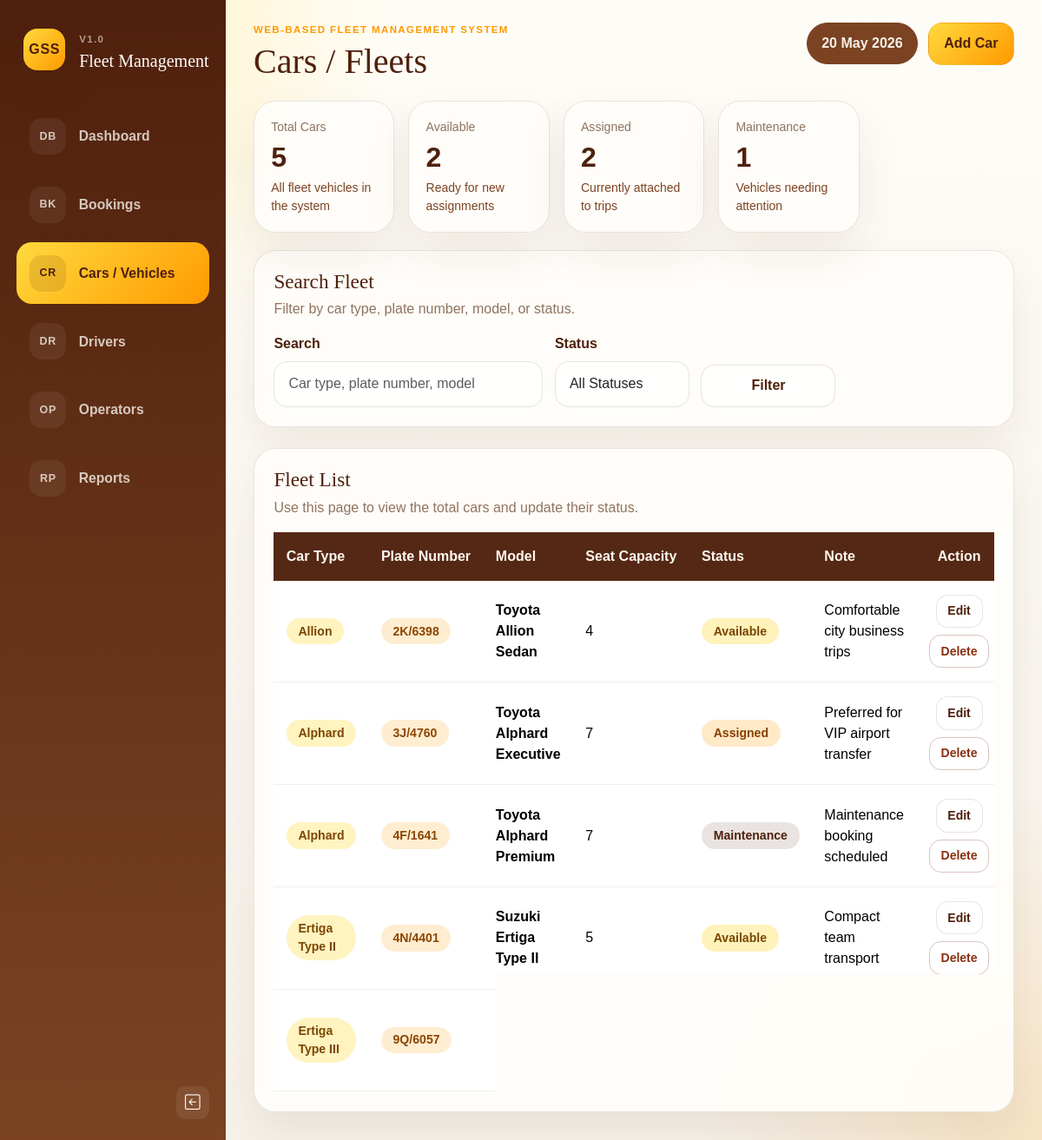
The app's page /cars.php with its own data.
### tables this page shows
CREATE TABLE cars (

    id INT UNSIGNED AUTO_INCREMENT PRIMARY KEY,

    car_type VARCHAR(100) NOT NULL,

    plate_no VARCHAR(50) NOT NULL UNIQUE,

    model_name VARCHAR(100) NOT NULL,

    seat_capacity TINYINT UNSIGNED NOT NULL DEFAULT 4,

    availability_status ENUM(
        'Available',
        'Assigned',
        'Maintenance',
        'Inactive'
    ) NOT NULL DEFAULT 'Available',

    note TEXT NULL,

    created_at TIMESTAMP DEFAULT CURRENT_TIMESTAMP,

    updated_at TIMESTAMP DEFAULT CURRENT_TIMESTAMP
    ON UPDATE CURRENT_TIMESTAMP

);

### includes/helpers.php (called while the page is built, shortened)
<?php
function e(?string $value): string
{
    return htmlspecialchars((string) $value, ENT_QUOTES, 'UTF-8');
}
function vehicle_status_class(string $status): string
{
    return match (strtolower($status)) {
        'available' => 'resource-available',
        'assigned' => 'resource-assigned',
        'maintenance' => 'resource-maintenance',
        default => 'resource-inactive',
    };
}

### cars.php (the view, shortened to what this page needs)
<?php
require_once __DIR__ . '/includes/bootstrap.php';
$pageActions = '<a class="btn btn-accent" href="car-create.php">Add Car</a>';
$filters = [
    'search' => trim((string) ($_GET['search'] ?? '')),
    'status' => trim((string) ($_GET['status'] ?? '')),
];
$cars = [];
$stats = [
    'total' => 0,
    'available' => 0,
    'assigned' => 0,
    'maintenance' => 0,
];
if ($db instanceof mysqli) {
    $sql = 'SELECT id, car_type, plate_no, model_name, seat_capacity, availability_status, note FROM cars';
    $sql .= ' ORDER BY car_type ASC, plate_no ASC';
    $statement = $db->prepare($sql);
    if ($statement instanceof mysqli_stmt) {
        $statement->execute();
        $result = $statement->get_result();
        while ($row = $result->fetch_assoc()) {
            $cars[] = $row;
        }
    }
    $statsResult = $db->query(
        "SELECT
            COUNT(*) AS total,
            SUM(availability_status = 'Available') AS available,
            SUM(availability_status = 'Assigned') AS assigned,
            SUM(availability_status = 'Maintenance') AS maintenance
         FROM cars"
    );
    if ($statsResult instanceof mysqli_result) {
        $stats = array_merge($stats, $statsResult->fetch_assoc() ?: []);
    }
}
require __DIR__ . '/includes/header.php';
?>
<section class="overview-grid">
    <div class="card-shell overview-card">
        <span>Total Cars</span>
        <strong><?= e((string) ($stats['total'] ?? 0)) ?></strong>
        <small>All fleet vehicles in the system</small>
    </div>
    <div class="card-shell overview-card">
        <span>Available</span>
        <strong><?= e((string) ($stats['available'] ?? 0)) ?></strong>
        <small>Ready for new assignments</small>
    </div>
    <div class="card-shell overview-card">
        <span>Assigned</span>
        <strong><?= e((string) ($stats['assigned'] ?? 0)) ?></strong>
        <small>Currently attached to trips</small>
    </div>
    <div class="card-shell overview-card">
        <span>Maintenance</span>
        <strong><?= e((string) ($stats['maintenance'] ?? 0)) ?></strong>
        <small>Vehicles needing attention</small>
    </div>
</section>
<section class="card-shell section-card mb-4">
    <div class="section-title">
        <div>
            <h2>Search Fleet</h2>
            <p>Filter by car type, plate number, model, or status.</p>
        </div>
    </div>
    <form method="get" class="filter-grid">
        <div>
            <label for="search" class="form-label">Search</label>
            <input type="text" class="form-control" id="search" name="search" value="<?= e($filters['search']) ?>" placeholder="Car type, plate number, model">
        </div>
        <div>
            <label for="status" class="form-label">Status</label>
            <select class="form-select" id="status" name="status">
                <option value="">All Statuses</option>
            </select>
        </div>
        <div class="d-grid align-self-end">
            <button type="submit" class="btn btn-shell">Filter</button>
        </div>
    </form>
</section>
<section class="card-shell section-card">
    <div class="section-title">
        <div>
            <h2>Fleet List</h2>
            <p>Use this page to view the total cars and update their status.</p>
        </div>
    </div>
    <div class="table-responsive">
        <table class="table data-table">
            <thead>
                <tr>
                    <th>Car Type</th>
                    <th>Plate Number</th>
                    <th>Model</th>
                    <th>Seat Capacity</th>
                    <th>Status</th>
                    <th>Note</th>
                    <th class="text-center">Action</th>
                </tr>
            </thead>
            <tbody>
                <?php if ($cars === []): ?>
                    <tr>
                        <td colspan="7" class="text-center py-5 text-muted-soft">No cars found.</td>
                    </tr>
                <?php else: ?>
                    <?php foreach ($cars as $car): ?>
                        <tr>
                            <td><span class="table-pill car-pill"><?= e($car['car_type']) ?></span></td>
                            <td><span class="table-pill plate-pill"><?= e($car['plate_no']) ?></span></td>
                            <td class="fw-semibold"><?= e($car['model_name']) ?></td>
                            <td><?= e((string) $car['seat_capacity']) ?></td>
                            <td><span class="resource-pill <?= e(vehicle_status_class($car['availability_status'])) ?>"><?= e($car['availability_status']) ?></span></td>
                            <td class="note-cell"><?= e($car['note'] ?: '-') ?></td>
                            <td class="text-center">
                                <div class="d-flex justify-content-center gap-2 flex-wrap">
                                    <a class="btn btn-sm btn-shell" href="car-edit.php?id=<?= e((string) $car['id']) ?>">Edit</a>
                                    <form method="post" action="car-delete.php?id=<?= e((string) $car['id']) ?>" onsubmit="return confirm('Delete this car?');">
                                        <button type="submit" class="btn btn-sm btn-outline-danger">Delete</button>
                                    </form>
                                </div>
                            </td>
                        </tr>
                    <?php endforeach; ?>
                <?php endif; ?>
            </tbody>
        </table>
    </div>
</section>
<?php require __DIR__ . '/includes/footer.php'; ?>

### assets/css/style.css (style rules this page uses)
:root { --cream: #f6f1e9; --gold: #ffd93d; --amber: #ff9a00; --cocoa: #4f200d; --cocoa-soft: #7b4322; --paper: #fffaf3; --paper-strong: #fffdf9; --ink: #3d2418; --muted: #8f735f; --line: rgba(79, 32, 13, 0.12); --shadow: 0 22px 50px rgba(79, 32, 13, 0.08); }
*, *::before, *::after { box-sizing: border-box; }
body { margin: 0; min-height: 100vh; background: radial-gradient(circle at top left, rgba(255, 217, 61, 0.36), transparent 26%), radial-gradient(circle at bottom right, rgba(255, 154, 0, 0.16), transparent 22%), linear-gradient(180deg, #fffdf8 0%, var(--cream) 100%); color: var(--ink); font-family: "Trebuchet MS", "Gill Sans", sans-serif; }
h1, h2, h3, h4, h5, h6 { font-family: Georgia, "Palatino Linotype", serif; color: var(--cocoa); }
a { color: inherit; text-decoration: none; }
.card-shell { background: rgba(255, 253, 249, 0.96); border: 1px solid var(--line); border-radius: 1.6rem; box-shadow: var(--shadow); }
.overview-grid { display: grid; grid-template-columns: repeat(5, minmax(0, 1fr)); gap: 1rem; margin-bottom: 1.2rem; }
.overview-card { padding: 1.2rem; }
.overview-card span { display: block; color: var(--muted); font-size: 0.88rem; margin-bottom: 0.5rem; }
.overview-card strong { display: block; font-size: 2rem; color: var(--cocoa); line-height: 1; }
.overview-card small { display: block; margin-top: 0.55rem; color: var(--cocoa-soft); }
.section-card { padding: 1.4rem; }
.section-title { display: flex; justify-content: space-between; align-items: center; flex-wrap: wrap; gap: 0.8rem; margin-bottom: 1rem; }
.section-title h2 { margin: 0; font-size: 1.45rem; }
.section-title p { margin: 0.35rem 0 0; color: var(--muted); }
.filter-grid { display: grid; grid-template-columns: 2fr 1fr 1fr 1fr auto; gap: 0.85rem; }
.data-table { margin: 0; }
.data-table thead th { background: rgba(79, 32, 13, 0.96); color: #fff8ef; font-weight: 700; white-space: nowrap; border-bottom: 0; padding: 1rem 0.9rem; }
.data-table tbody td { padding: 1rem 0.9rem; vertical-align: middle; border-color: rgba(79, 32, 13, 0.08); }
.table-pill, .status-pill, .resource-pill { display: inline-flex; align-items: center; justify-content: center; padding: 0.3rem 0.85rem; border-radius: 999px; font-size: 0.88rem; font-weight: 700; }
.car-pill { background: rgba(255, 217, 61, 0.32); color: #7b4700; }
.plate-pill { background: rgba(255, 154, 0, 0.18); color: #8c4600; }
.resource-available { background: rgba(255, 217, 61, 0.35); color: #7b4700; }
.resource-assigned { background: rgba(255, 154, 0, 0.22); color: #874000; }
.resource-maintenance { background: rgba(79, 32, 13, 0.12); color: var(--cocoa); }
.remark-cell, .note-cell { max-width: 280px; color: var(--muted); white-space: normal; }
.btn { border-radius: 1rem; font-weight: 700; padding: 0.72rem 1.1rem; }
.btn-accent { background: linear-gradient(135deg, var(--gold), var(--amber)); border: 1px solid rgba(79, 32, 13, 0.08); color: var(--cocoa); }
.btn-shell { background: rgba(255, 255, 255, 0.8); border: 1px solid var(--line); color: var(--cocoa); }
.btn-outline-danger { border-color: rgba(123, 45, 19, 0.28); color: #8a2f10; }
.btn-sm { padding: 0.48rem 0.8rem; border-radius: 0.85rem; }
.form-label { font-weight: 700; color: var(--cocoa); }
.form-control, .form-select, .form-control:focus, .form-select:focus { border-radius: 1rem; }
.form-control, .form-select { border-color: rgba(79, 32, 13, 0.12); background: rgba(255, 255, 255, 0.85); padding: 0.82rem 1rem; }

### assets/css/sidebar.css (style rules this page uses)
html, body { overflow-x: hidden; }

### records on screen
cars: car_type "Allion", plate_no "2K/6398", model_name "Toyota Allion Sedan", seat_capacity "4", availability_status "Available", note "Comfortable city business trips"
cars: car_type "Alphard", plate_no "3J/4760", model_name "Toyota Alphard Executive", seat_capacity "7", availability_status "Assigned", note "Preferred for VIP airport transfer"
cars: car_type "Alphard", plate_no "4F/1641", model_name "Toyota Alphard Premium", seat_capacity "7", availability_status "Maintenance", note "Maintenance booking scheduled"
cars: car_type "Ertiga Type II", plate_no "4N/4401", model_name "Suzuki Ertiga Type II", seat_capacity "5", availability_status "Available", note "Compact team transport"
cars: car_type "Ertiga Type III", plate_no "9Q/6057"

### other values on screen
$item['icon'] "DB"
$item['label'] "Dashboard"
$item['icon'] "BK"
$item['label'] "Bookings"
$item['icon'] "CR"
$item['label'] "Cars / Vehicles"
$item['icon'] "DR"
$item['label'] "Drivers"
$item['icon'] "OP"
$item['label'] "Operators"
$item['icon'] "RP"
$item['label'] "Reports"
$pageTitle "Cars / Fleets"
$stats['total'] "5"
$stats['available'] "2"
